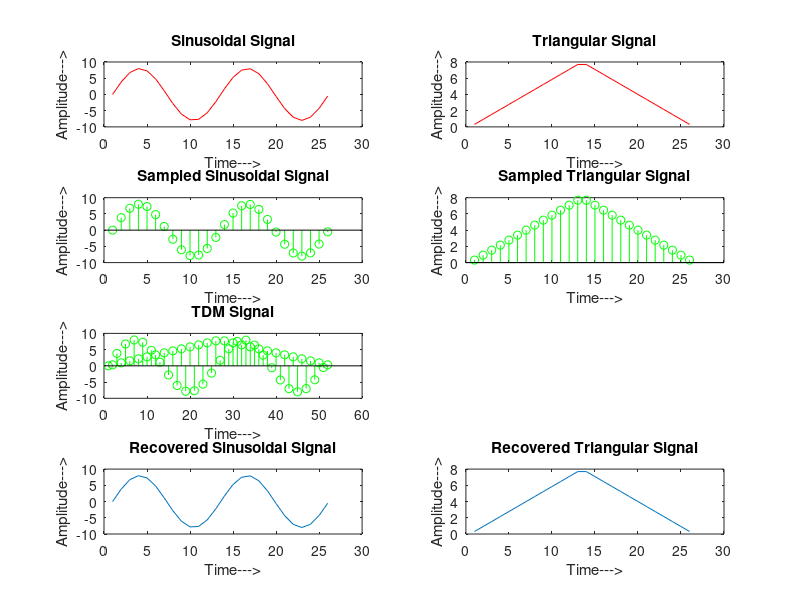

Write the MATLAB code that produced this figure.
%Time Division Multiplexing
clc; 
clear; 
close all; 

% Parameters for PCM
A = 2;   
fc = 3;   
fs = 20;   
n = 3;   
t = 0:1/(100*fc):1;   
x = A*sin(2*pi*fc*t);   
ts = 0:1/fs:1;   
xs = A*sin(2*pi*fc*ts);   
x1 = xs + A;   
x1 = x1 / (2*A);   
L = (-1 + 2^n);   
x1 = L * x1;   
xq = round(x1);   
r = xq / L;   
r = 2*A * r;   
r = r - A;   
y = [];   
for i = 1:length(xq)   
    d = dec2bin(xq(i), n);   
    y = [y double(d) - 48];   
end   
MSE = sum((xs - r).^2) / length(xs); 
Bitrate = n * fs;   
Stepsize = 2*A / L;   
QNoise = ((Stepsize)^2) / 12;   

% Plot PCM signals
subplot(3,1,1);   
plot(t, x, 'linewidth', 2)   
title('Step 1: Original and Sampled Signals')   
ylabel('Amplitude')   
xlabel('Time (s)')   
hold on   
stem(ts, xs, 'r', 'linewidth', 2)   
hold off   
legend('Analog signal', 'Sampling');   

subplot(3,1,2);   
stem(ts, x1, 'linewidth', 2)   
title('Step 2: Quantization and Reconstruction')   
ylabel('Amplitude')   
hold on   
stem(ts, xq, 'r', 'linewidth', 2)   
plot(ts, xq, '--r')   
plot(t, (x + A) * L / (2*A), '--b')   
grid   
hold off   
legend('Quantization', 'Sampling');   

subplot(3,1,3);   
stairs([y y(length(y))], 'linewidth', 2)   
title('PCM Encoding')  
ylabel('Amplitude')   
xlabel('Bits')   
axis([0 length(y) -2 2])   
grid   

% Parameters for TDM
x = 0:.5:4*pi;   
sig1 = 8*sin(x);   
l = length(sig1);   
sig2 = 8*triang(l);   
l1 = length(sig1);   
l2 = length(sig2);   

% Plot signals for TDM
subplot(4,2,1);   
plot(sig1, 'r');   
title('Sinusoidal Signal');   
ylabel('Amplitude--->');   
xlabel('Time--->');   

subplot(4,2,2);   
plot(sig2, 'r');   
title('Triangular Signal');   
ylabel('Amplitude--->');   
xlabel('Time--->');   

subplot(4,2,3);   
stem(sig1, 'g');   
title('Sampled Sinusoidal Signal');   
ylabel('Amplitude--->');   
xlabel('Time--->');   

subplot(4,2,4);   
stem(sig2, 'g');   
title('Sampled Triangular Signal');   
ylabel('Amplitude--->');   
xlabel('Time--->');   

% Perform TDM
sig = zeros(2, l1);   
for i = 1:l1   
    sig(1, i) = sig1(i);   
    sig(2, i) = sig2(i);   
end   
tdmsig = reshape(sig, 1, 2*l1);   
subplot(4,2,5);  
stem(tdmsig, 'g');   
title('TDM Signal');   
ylabel('Amplitude--->');   
xlabel('Time--->');   

% Demultiplex TDM signal
demux = reshape(tdmsig, 2, l1);   
sig3 = demux(1, :);   
sig4 = demux(2, :);   

% Plot recovered signals
subplot(4,2,7);   
plot(sig3);   
title('Recovered Sinusoidal Signal');   
ylabel('Amplitude--->');   
xlabel('Time--->');   

subplot(4,2,8);  
plot(sig4);   
title('Recovered Triangular Signal');   
ylabel('Amplitude--->');   
xlabel('Time--->'); 